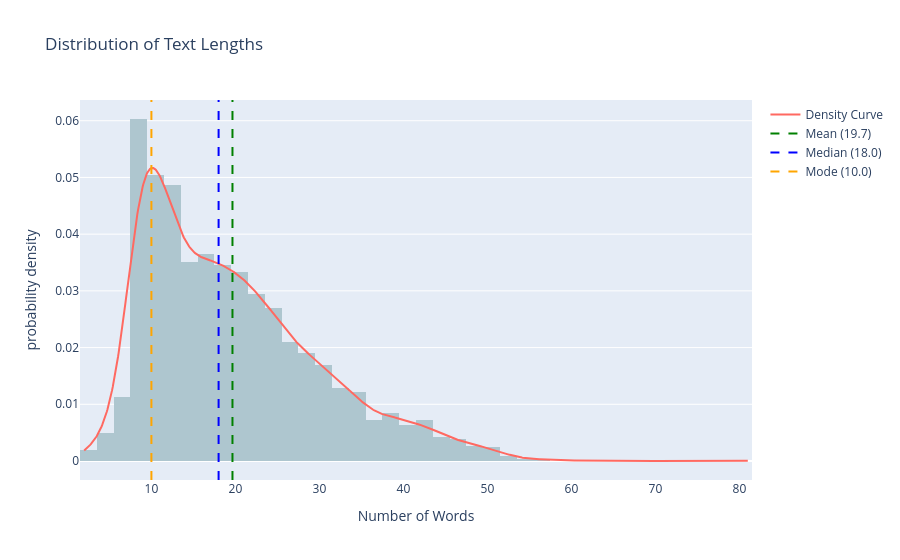

The notebook cell saved with this chart:
### Markdown cell above
This subsection analyses the distribution of raw text lengths across the dataset. Text length is measured as the number of words per document.

A probability density histogram and kernel density estimate are used to characterise the overall shape of the distribution. Mean, median, and mode values are included to highlight typical document lengths and identify potential outliers or extreme cases.

The majority of texts are short, with the highest frequency around 10 words. The mean (~19.6) is higher than the median (18), indicating a right-skewed distribution caused by a smaller number of longer texts

### Code cell
temp = final_rag_dataset.copy()
temp["text_length"] = final_rag_dataset["text"].str.split().str.len()

fig = px.histogram(
    temp,
    x="text_length",
    nbins=50,
    histnorm="probability density",
    title="Distribution of Text Lengths",
    labels={"text_length": "Number of Words"}
)

fig.update_traces(marker_color="#AEC6CF")

# KDE line
kde = gaussian_kde(temp["text_length"])
x = np.linspace(temp["text_length"].min(), temp["text_length"].max(), 1000)

fig.add_trace(
    go.Scatter(
        x=x,
        y=kde(x),
        mode="lines",
        name="Density Curve",
        line=dict(color="#FF6961", width=2)  # pastel pink
    )
)

# Adding mean, median, mode lines
stats = {
    "Mean": (temp["text_length"].mean(), "green"),
    "Median": (temp["text_length"].median(), "blue"),
    "Mode": (temp["text_length"].mode().iloc[0], "orange"),
}

for label, (value, color) in stats.items():
    fig.add_vline(
        x=value,
        line=dict(color=color, dash="dash"),
        name=f"{label} ({value:.1f})",
        showlegend=True
    )

fig.show()

### Figure 1 — Plotly figure (JSON) as saved in the notebook; plotly's stock layout.template omitted (floating-point values rounded to 4 significant figures; data arrays with more than 128 entries replaced by an {"elided": "..."} marker saying what was removed)
{"data": [{"bingroup": "x", "histnorm": "probability density", "hovertemplate": "Number of Words=%{x}<br>probability density=%{y}<extra></extra>", "legendgroup": "", "marker": {"color": "#AEC6CF", "pattern": {"shape": ""}}, "name": "", "nbinsx": 50, "orientation": "v", "showlegend": false, "type": "histogram", "x": {"elided": "6641 int values"}, "xaxis": "x", "yaxis": "y"}, {"line": {"color": "#FF6961", "width": 2}, "mode": "lines", "name": "Density Curve", "type": "scatter", "x": {"elided": "1000 float values"}, "y": {"elided": "1000 float values"}}], "layout": {"barmode": "relative", "legend": {"tracegroupgap": 0}, "shapes": [{"line": {"color": "green", "dash": "dash"}, "name": "Mean (19.7)", "showlegend": true, "type": "line", "x0": 19.65, "x1": 19.65, "xref": "x", "y0": 0, "y1": 1, "yref": "y domain"}, {"line": {"color": "blue", "dash": "dash"}, "name": "Median (18.0)", "showlegend": true, "type": "line", "x0": 18, "x1": 18, "xref": "x", "y0": 0, "y1": 1, "yref": "y domain"}, {"line": {"color": "orange", "dash": "dash"}, "name": "Mode (10.0)", "showlegend": true, "type": "line", "x0": 10, "x1": 10, "xref": "x", "y0": 0, "y1": 1, "yref": "y domain"}], "title": {"text": "Distribution of Text Lengths"}, "xaxis": {"anchor": "y", "domain": [0, 1], "title": {"text": "Number of Words"}}, "yaxis": {"anchor": "x", "domain": [0, 1], "title": {"text": "probability density"}}}}
